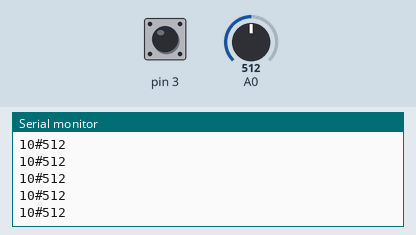
The sketch below on a simulated Arduino Uno, built with avr-gcc and run on an emulated ATmega328P. Parts: the last lines printed to the serial monitor. Inputs (shaded band) come from the test bench; at power-on: A0 = 512, pin 3 HIGH.

Above: at 7.3 s.
7.4 s: A0 set to 109
At 8.5 s:
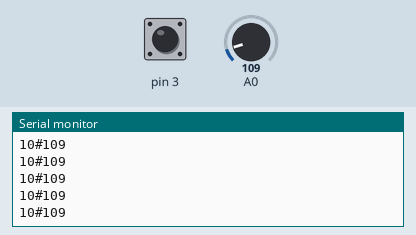
10.4 s: A0 set to 90
At 11.5 s:
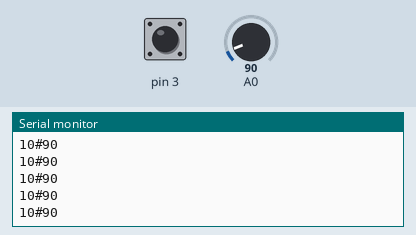
Timing chart, 0 to 13.4 s (numbered marks = the images above; inputs shaded):
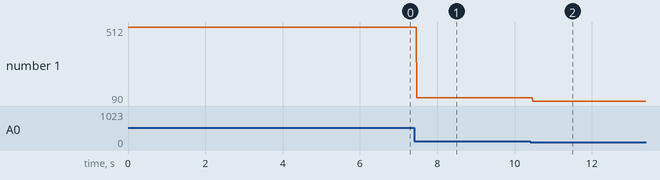

Measured:
- after the input at 7.4 s, the serial monitor: prints a new line after 0.07 s (image 1)
- after the input at 10.4 s, the serial monitor: prints a new line after 0.07 s (image 2)
- plotted number 1: 512 → 109 after the input at 7.4 s, 109 → 90 after the input at 10.4 s

The sketch:

MidtermProj_V1_Arduino.ino
```cpp
#include <CapacitiveSensor.h>
// 50k - 50M resistor between pins 2 & 3, pin 3 is sensor (receive) pin
CapacitiveSensor sensor = CapacitiveSensor(2,3);
void setup() {
  // turn off autocalibrate on channel 1 - just as an example
  sensor.set_CS_AutocaL_Millis(0xFFFFFFFF);
  Serial.begin(9600);
}
void loop() {
  long capacitativeTotal = sensor.capacitiveSensor(30); // take 30 samples
  int photoCellVal = analogRead(A0);

  Serial.print(capacitativeTotal);
  Serial.print('#');
  Serial.println(photoCellVal);
  delay(1);                                 // small delay to spare serial port from too much data
}
```
